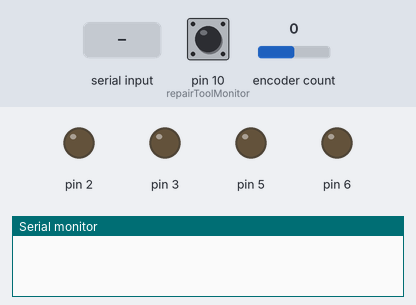
Bench run of a sketch on a simulated Arduino Uno, built with avr-gcc and run on an emulated ATmega328P. Shown: output pins drawn as LEDs (lit = HIGH), the last lines printed to the serial monitor. The inputs (shaded band) are chosen by the test bench; at power-on: encoder count 0, pin 10 (repairToolMonitor) HIGH. Pins used as bus, display or sensor lines are not drawn.

Above: at 1.2 s.
1.3 s: "0\n" received over Serial
At 3.1 s:
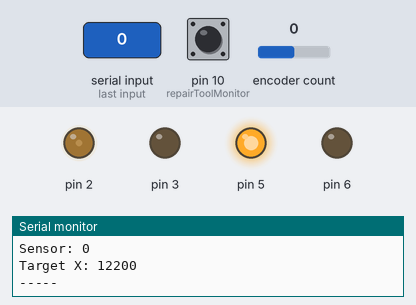
4.3 s: encoder count set to 1
At 5.3 s:
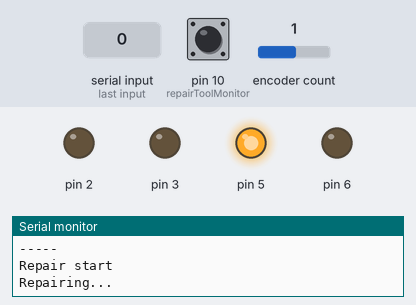
5.8 s: pin 10 (repairToolMonitor) pulled LOW for 0.15 s
At 7.0 s:
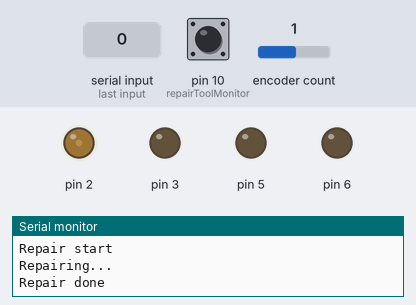
Timing chart, 0 to 10.5 s (numbered marks = the images above; inputs shaded):
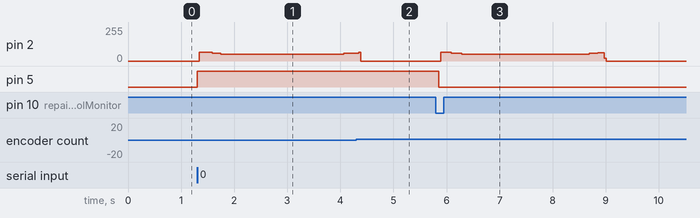

The sketch:

main.ino
```cpp
#include <Encoder.h>

Encoder encoder(11, 12);

const int repairToolTrigger = 9;
const int repairToolMonitor = 10;

// TODO
// 1. Y must go 5000 before repair triggerRepair
// 2. when "going home" stop reading encoder

void setup()
{
  Serial.begin(9600);

  pinMode(2, OUTPUT);
  pinMode(5, OUTPUT);
  pinMode(3, OUTPUT);
  pinMode(6, OUTPUT);

  pinMode(repairToolTrigger, OUTPUT);
  pinMode(repairToolMonitor, INPUT_PULLUP);

  digitalWrite(repairToolTrigger, LOW);
}

int repairToolState = LOW;
int repairToolLastState = LOW;
bool repairInProgress = false;

int startBound = 0;
long endBoundX = 30000;
long endBoundY = 22000;
long targetY = 0;
long startDelayConstant = -5000;
long realY = startDelayConstant;
int currentY = 0;
long targetX = 0;
int currentX = 0;

int loopCount = 0;
int startDeccelAt = 2000;
int topSpeed = 40;
int baseSpeed = 80;

int currentSpeedY = baseSpeed;
int currentSpeedX = baseSpeed;

char sensorMessage;
int beginningStepsConstant = 12200;
int sensorSpacingConstant = 1108;

void loop()
{
  loopCount++;

  // either have reached target or sitting at start
  if (currentX == targetX)
  {
    if (repairInProgress == true)
    {
      checkRepairState();
      // if no longer in progress now then it finished and send X & Y back home
      if (repairInProgress == false)
      {
        targetX = startBound;
        targetY = startBound;
        realY = startDelayConstant;
        triggerRepair(false);
      }
    }
    else
    {
      // repair not in progress
      if (currentX == startBound)
      {
        // X is sitting at start so its ready to read from sensors
        checkSerialReadAndGetTargetX();
      }
      else
      {
        // currentX has reached target so trigger repair
        triggerRepair(true);
        repairInProgress = true;
        Serial.println("Repair start");
      }
    }
  }
  else
  {
    processXMove();
    processYMove();
  }

  // only read Encoder once X has left the startBound
  if (currentX != startBound)
  {
    readEncoderAndGetNewTargetY();
  }
}

void triggerRepair(bool turnOn)
{
  if (turnOn == true)
  {
    digitalWrite(repairToolTrigger, HIGH);
  }
  else
  {
    digitalWrite(repairToolTrigger, LOW);
  }
}

void checkRepairState()
{
  int repairToolState = digitalRead(repairToolMonitor);
  if (repairToolState != repairToolLastState)
  {
    if (repairToolState == HIGH)
    {
      Serial.println("Repairing...");
    }
    else
    {
      Serial.println("Repair done");
      repairInProgress = false;

      // HACK - flush serial receiver once repair is done
      while (Serial.available())
        Serial.read();
    }
    // Delay a little bit to avoid bouncing
    delay(50);
  }

  repairToolLastState = repairToolState;
}

String incoming = "";
String inString = "";
bool shouldReturn = false;
void checkSerialReadAndGetTargetX()
{
  while (Serial.available() > 0)
  {
    int inChar = Serial.read();

    if (inChar != '\n')
    {
      inString += (char)inChar;
    }
    else
    {
      Serial.println("-----");
      Serial.print("String received: ");
      Serial.println(inString);

      if (inString == "r")
      {
        targetX = startBound;
      }
      else
      {
        int sensor = inString.toInt();
        Serial.print("Sensor: ");
        Serial.println(sensor);
        targetX = beginningStepsConstant + sensor * sensorSpacingConstant;
        targetX = max(targetX, startBound);
        targetX = min(targetX, endBoundX);
      }
      Serial.print("Target X: ");
      Serial.println(targetX);
      Serial.println("-----");

      // clear the string for new input:
      inString = "";
    }
  }
}

void processXMove()
{
  if (currentX != targetX)
  {
    int direction = HIGH;
    if (currentX < targetX)
    {
      direction = HIGH;
      currentX++;
    }
    else
    {
      direction = LOW;
      currentX--;
    }

    stepX(direction, currentSpeedX);

    int stepsToGo = abs(targetX - currentX);

    if (currentSpeedX > topSpeed && stepsToGo > startDeccelAt && loopCount % 50 == 0)
    {
      currentSpeedX--;
    }

    if (currentSpeedX < baseSpeed && stepsToGo < startDeccelAt && loopCount % 50 == 0)
    {
      currentSpeedX++;
    }
  }
  else
  {
    currentSpeedX = baseSpeed;
  }
}

void processYMove()
{
  if (currentY != targetY)
  {
    int direction = HIGH;
    if (currentY < targetY)
    {
      direction = LOW;
      currentY++;
    }
    else
    {
      direction = HIGH;
      currentY--;
    }

    stepY(direction, currentSpeedY);

    int stepsToGo = abs(targetY - currentY);

    if (currentSpeedY > topSpeed && stepsToGo > startDeccelAt && loopCount % 50 == 0)
    {
      currentSpeedY--;
    }

    if (currentSpeedY < baseSpeed && stepsToGo < startDeccelAt && loopCount % 50 == 0)
    {
      currentSpeedY++;
    }
  }
  else
  {
    currentSpeedY = baseSpeed;
  }
}

long oldPosition = 0;
long newPosition = 0;
long posDiff = 0;
float stepsPerEncoderPosChange = 7;

void readEncoderAndGetNewTargetY()
{
  newPosition = encoder.read();

  if (newPosition != oldPosition)
  {
    posDiff = oldPosition - newPosition;
    oldPosition = newPosition;

    int steps = posDiff * stepsPerEncoderPosChange;

    realY = realY + steps;
    if (realY > endBoundY)
      targetY = endBoundY;
    else if (realY < startBound)
      targetY = startBound;
    else
      targetY = realY;
  }
}

void stepX(int direction, int speed)
{
  digitalWrite(5, direction);
  digitalWrite(2, HIGH);
  delayMicroseconds(speed);
  digitalWrite(2, LOW);
  delayMicroseconds(speed);
}

void stepY(int direction, int speed)
{
  digitalWrite(6, direction);
  digitalWrite(3, HIGH);
  delayMicroseconds(speed);
  digitalWrite(3, LOW);
  delayMicroseconds(speed);
}
```

Measured:
- after the input at 1.3 s, pin 2: 0/255 → 64/255 at once, → 58/255 0.24 s later, → 52/255 0.16 s later, → 58/255 2.3 s later; pin 5: LOW → HIGH at once
- after the input at 5.8 s, pin 2: 0/255 → 65/255 after 0.09 s, → 58/255 0.20 s later, → 51/255 0.20 s later, → 57/255 2.4 s later, … (6 changes in this stretch); pin 5: HIGH → LOW after 0.05 s
